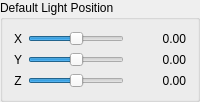
            <widget class="QGroupBox" name="groupBoxLightPosition">
             <property name="sizePolicy">
              <sizepolicy hsizetype="Preferred" vsizetype="Preferred">
               <horstretch>0</horstretch>
               <verstretch>0</verstretch>
              </sizepolicy>
             </property>
             <property name="title">
              <string>Default Light Position</string>
             </property>
             <property name="flat">
              <bool>true</bool>
             </property>
             <layout class="QGridLayout" name="gridLayout_3">
              <item row="0" column="0">
               <widget class="QLabel" name="labelLightX">
                <property name="text">
                 <string>X</string>
                </property>
                <property name="alignment">
                 <set>Qt::AlignmentFlag::AlignCenter</set>
                </property>
               </widget>
              </item>
              <item row="0" column="1">
               <widget class="QSlider" name="sliderLightPosX">
                <property name="minimum">
                 <number>-200</number>
                </property>
                <property name="maximum">
                 <number>200</number>
                </property>
                <property name="orientation">
                 <enum>Qt::Orientation::Horizontal</enum>
                </property>
               </widget>
              </item>
              <item row="0" column="2">
               <widget class="QLabel" name="labelLightPosXValue">
                <property name="minimumSize">
                 <size>
                  <width>56</width>
                  <height>0</height>
                 </size>
                </property>
                <property name="text">
                 <string>0.00</string>
                </property>
                <property name="alignment">
                 <set>Qt::AlignmentFlag::AlignRight|Qt::AlignmentFlag::AlignVCenter</set>
                </property>
               </widget>
              </item>
              <item row="1" column="0">
               <widget class="QLabel" name="labelLightY">
                <property name="text">
                 <string>Y</string>
                </property>
                <property name="alignment">
                 <set>Qt::AlignmentFlag::AlignCenter</set>
                </property>
               </widget>
              </item>
              <item row="1" column="1">
               <widget class="QSlider" name="sliderLightPosY">
                <property name="minimum">
                 <number>-200</number>
                </property>
                <property name="maximum">
                 <number>200</number>
                </property>
                <property name="orientation">
                 <enum>Qt::Orientation::Horizontal</enum>
                </property>
               </widget>
              </item>
              <item row="1" column="2">
               <widget class="QLabel" name="labelLightPosYValue">
                <property name="minimumSize">
                 <size>
                  <width>56</width>
                  <height>0</height>
                 </size>
                </property>
                <property name="text">
                 <string>0.00</string>
                </property>
                <property name="alignment">
                 <set>Qt::AlignmentFlag::AlignRight|Qt::AlignmentFlag::AlignVCenter</set>
                </property>
               </widget>
              </item>
              <item row="2" column="0">
               <widget class="QLabel" name="labelLightZ">
                <property name="text">
                 <string>Z</string>
                </property>
                <property name="alignment">
                 <set>Qt::AlignmentFlag::AlignCenter</set>
                </property>
               </widget>
              </item>
              <item row="2" column="1">
               <widget class="QSlider" name="sliderLightPosZ">
                <property name="minimum">
                 <number>-100</number>
                </property>
                <property name="maximum">
                 <number>100</number>
                </property>
                <property name="orientation">
                 <enum>Qt::Orientation::Horizontal</enum>
                </property>
               </widget>
              </item>
              <item row="2" column="2">
               <widget class="QLabel" name="labelLightPosZValue">
                <property name="minimumSize">
                 <size>
                  <width>56</width>
                  <height>0</height>
                 </size>
                </property>
                <property name="text">
                 <string>0.00</string>
                </property>
                <property name="alignment">
                 <set>Qt::AlignmentFlag::AlignRight|Qt::AlignmentFlag::AlignVCenter</set>
                </property>
               </widget>
              </item>
             </layout>
            </widget>
